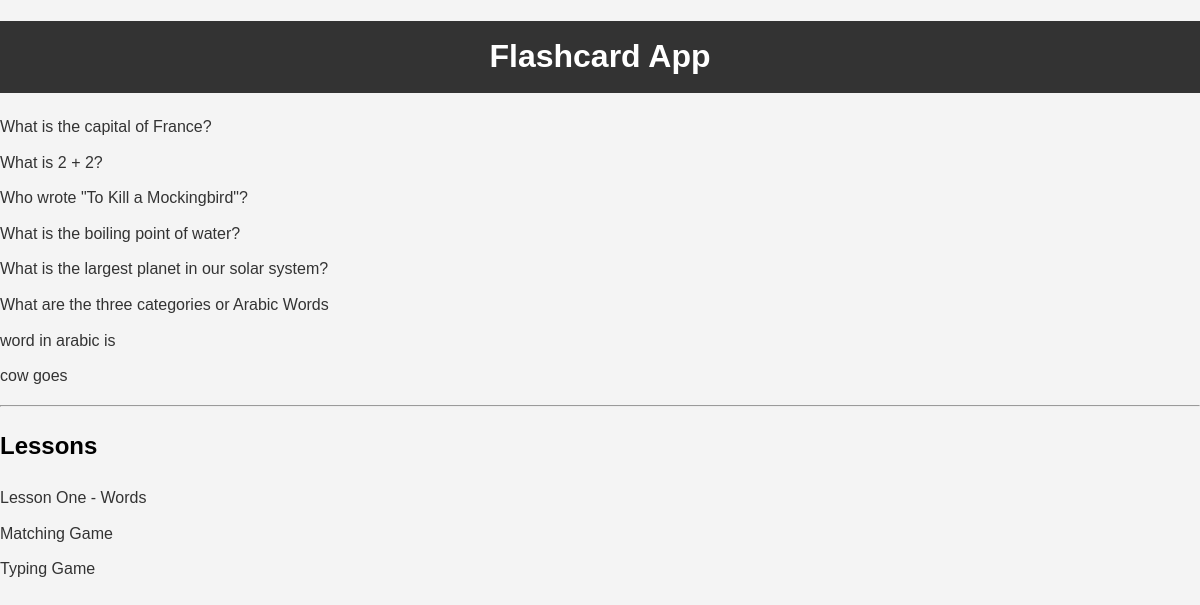
The page / on the database its author committed.
### tables this page shows
CREATE TABLE flashcards (
    id INTEGER PRIMARY KEY AUTOINCREMENT,
    question TEXT NOT NULL,
    answer TEXT NOT NULL
, "lesson" TEXT DEFAULT 'no data', arabicans TEXT DEFAULT 'no data');

### app.py (the view)
@app.route('/')
def index():
    conn = get_db_connection()
    flashcards = conn.execute('SELECT * FROM flashcards').fetchall()
    conn.close()
    return render_template('index.html', flashcards=flashcards)

### app.py (called while the page is built)
def get_db_connection():
    conn = sqlite3.connect('flashcards.db')
    conn.row_factory = sqlite3.Row
    return conn

### templates/index.html (shortened to what this page needs)
<!DOCTYPE html>
<html lang="en">
<head>
    <link rel="stylesheet" href="{{ url_for('static', filename='styles.css') }}">
</head>
<body>
    <h1>Flashcard App</h1>
    <ul>
        {% for flashcard in flashcards %}
            <li><a href="{{ url_for('flashcard', flashcard_id=flashcard['id']) }}">{{ flashcard['question'] }}</a></li>
        {% endfor %}
    </ul>
    <hr>
    <h2>Lessons</h2>
    <ul>
        <li><a href="{{ url_for('lesson_one') }}">Lesson One - Words</a></li>
        <li><a href="{{ url_for('matching_game') }}">Matching Game</a></li>
        <li><a href="{{ url_for('typing_game') }}">Typing Game</a></li>
    </ul>
</body>
</html>

### static/styles.css (style rules this page uses)
body { font-family: Arial, sans-serif; line-height: 1.6; margin: 0; padding: 0; background-color: #f4f4f4; }
h1 { background: #333; color: #fff; padding: 10px 0; text-align: center; }
ul { list-style-type: none; padding: 0; }
li { margin: 10px 0; }
a { text-decoration: none; color: #333; }

### rows shown on the page
flashcards: question "What is the capital of France?"
flashcards: question "What is 2 + 2?"
flashcards: question "Who wrote \"To Kill a Mockingbird\"?"
flashcards: question "What is the boiling point of water?"
flashcards: question "What is the largest planet in our solar system?"
flashcards: question "What are the three categories or Arabic Words"
flashcards: question "word in arabic is"
flashcards: question "cow goes"
